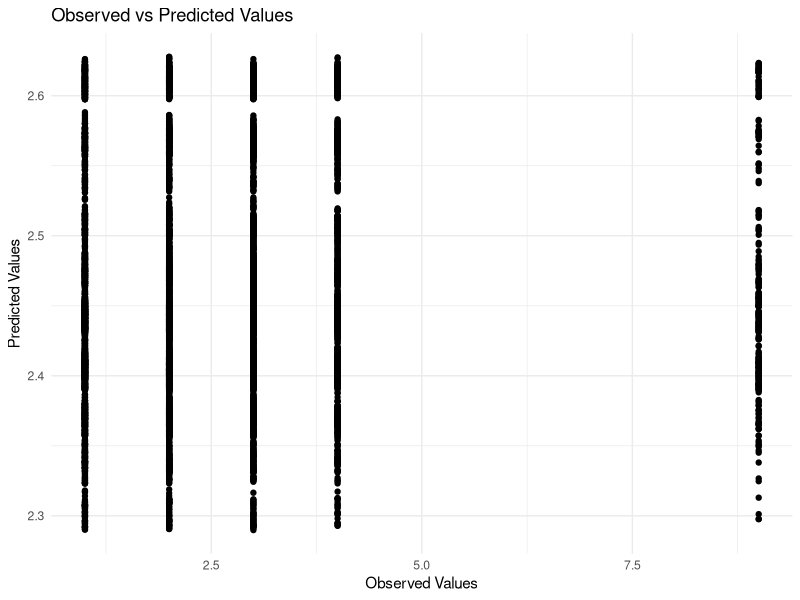

Recreate this plot in R.
## ---- chunk 1
data <- read.csv("./data/daF3077_eng.csv", sep = ";")
head( data )
## ---- chunk 2

model <- lm( v4_1 ~ bv1 + bv2 + bv4, data = data)
summary( model )
## ---- chunk 3
table( data$v4_1 )
## ---- chunk 4
library(caret)
library(ggplot2)
## ---- chunk 5
caret_model <- train(
    v4_1 ~ bv1 + bv2 + bv4,
    data = data,
    method = "lm",
)

summary(caret_model$finalModel)
## ---- chunk 6
predicted_values <- predict(caret_model, newdata = data) ## this predicts using the model we just trained values based on the data.
postResample(pred = predicted_values, obs = data$v4_1)

ggplot( data = data.frame( observed = data$v4_1, predicted = predicted_values), aes(x = observed, y = predicted) ) +
    geom_point() +
    theme_minimal() +
    labs( title = "Observed vs Predicted Values", x = "Observed Values", y = "Predicted Values" )
## ---- chunk 7
trainIndex <- createDataPartition(data$v4_1, p = .8, 
                                  list = FALSE, 
                                  times = 1)

dataTrain <- data[ trainIndex,]
dataTest  <- data[-trainIndex,]

## check what the data look like

table( dataTrain$v4_1 )
table( dataTest$v4_1 )
## ---- chunk 8
caret_model <- train(
    v4_1 ~ bv1 + bv2 + bv4,
    data = dataTrain,
    method = "lm",
)

summary(caret_model$finalModel)
## ---- chunk 9
predicted_values <- predict(caret_model, newdata = dataTest) ## this predicts using the model with unused dataTest
postResample(pred = predicted_values, obs = dataTest$v4_1)
## ---- chunk 10
control <- trainControl(## 10-fold CV
                           method = "repeatedcv",
                           number = 10,
                           ## repeated ten times
                           repeats = 10)
## ---- chunk 11
caret_model <- train(
    v4_1 ~ bv1 + bv2 + bv4,
    data = dataTrain,
    method = "lm",
    trControl = control
)

summary(caret_model$finalModel)
## ---- chunk 12
predicted_values <- predict(caret_model, newdata = dataTest) ## this predicts using the model with unused dataTest
postResample(pred = predicted_values, obs = dataTest$v4_1)
